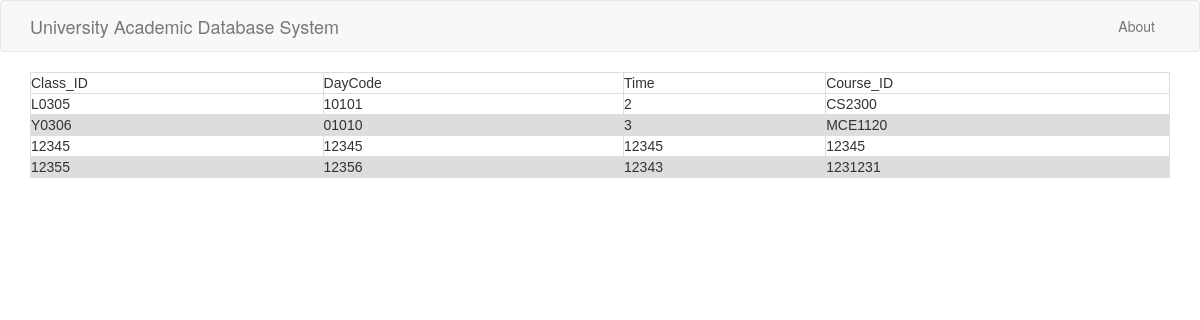
Page /classes on the committed database.
### tables this page shows
CREATE TABLE Class(    Class_ID CHAR(5),    DayCode CHAR(5),    Time INTEGER,    Course_ID VARCHAR(15),    PRIMARY KEY(Course_ID, Class_ID),    FOREIGN KEY(Course_ID) REFERENCES Course(Course_ID));

### webpage.py (the view)
@app.route('/classes')
def classes():
    db = sql.connect('data.db')
    db.row_factory = sql.Row
    curr = db.cursor()
    curr.execute("Select * from Class")
    rows = curr.fetchall();
    return render_template("classes.html", rows = rows)

### templates/classes.html
{% extends 'layout.html' %}
{% block body %}
      <table border = 1>
         <thead>
            <td>Class_ID</td>
            <td>DayCode</td>
            <td>Time</td>
            <td>Course_ID</td>
         </thead>
         {% for row in rows %}
            <tr>
               <td>{{row["Class_ID"]}}</td>
               <td>{{row["DayCode"]}}</td>
               <td>{{row["Time"]}}</td>
               <td>{{row["Course_ID"]}}</td>
            </tr>
         {% endfor %}
      </table>
{% endblock %}

### templates/layout.html (style rules this page uses)
table { font-family: arial, sans-serif; border-collapse: collapse; width: 100%; }
td, th { border: 1px solid #dddddd; text-align: left; padding: 8px; }
tr:nth-child(even) { background-color: #dddddd; }

### rows in the picture
Class: Class_ID "L0305", DayCode "10101", Time "2", Course_ID "CS2300"
Class: Class_ID "Y0306", DayCode "01010", Time "3", Course_ID "MCE1120"
Class: Class_ID "12345", DayCode "12345", Time "12345", Course_ID "12345"
Class: Class_ID "12355", DayCode "12356", Time "12343", Course_ID "1231231"
